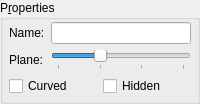
             <widget class="QGroupBox" name="groupBox">
              <property name="title">
               <string>P&amp;roperties</string>
              </property>
              <property name="flat">
               <bool>false</bool>
              </property>
              <property name="checkable">
               <bool>false</bool>
              </property>
              <layout class="QVBoxLayout" name="verticalLayout_15">
               <property name="spacing">
                <number>6</number>
               </property>
               <property name="sizeConstraint">
                <enum>QLayout::SetDefaultConstraint</enum>
               </property>
               <property name="leftMargin">
                <number>6</number>
               </property>
               <property name="topMargin">
                <number>2</number>
               </property>
               <property name="rightMargin">
                <number>6</number>
               </property>
               <property name="bottomMargin">
                <number>5</number>
               </property>
               <item>
                <layout class="QFormLayout" name="formLayout_2">
                 <item row="0" column="0">
                  <widget class="QLabel" name="label_10">
                   <property name="text">
                    <string>Name:</string>
                   </property>
                  </widget>
                 </item>
                 <item row="0" column="1">
                  <widget class="QLineEdit" name="name"/>
                 </item>
                 <item row="1" column="0">
                  <widget class="QLabel" name="label_11">
                   <property name="text">
                    <string>Plane:</string>
                   </property>
                  </widget>
                 </item>
                 <item row="1" column="1">
                  <widget class="QSlider" name="plane">
                   <property name="minimum">
                    <number>0</number>
                   </property>
                   <property name="maximum">
                    <number>3</number>
                   </property>
                   <property name="pageStep">
                    <number>1</number>
                   </property>
                   <property name="value">
                    <number>1</number>
                   </property>
                   <property name="sliderPosition">
                    <number>1</number>
                   </property>
                   <property name="orientation">
                    <enum>Qt::Horizontal</enum>
                   </property>
                   <property name="tickPosition">
                    <enum>QSlider::TicksBelow</enum>
                   </property>
                   <property name="tickInterval">
                    <number>1</number>
                   </property>
                  </widget>
                 </item>
                </layout>
               </item>
               <item>
                <layout class="QHBoxLayout" name="horizontalLayout_23">
                 <item>
                  <widget class="QCheckBox" name="curved">
                   <property name="text">
                    <string>Curved</string>
                   </property>
                  </widget>
                 </item>
                 <item>
                  <widget class="QCheckBox" name="hidden">
                   <property name="text">
                    <string>Hidden</string>
                   </property>
                  </widget>
                 </item>
                </layout>
               </item>
              </layout>
             </widget>
